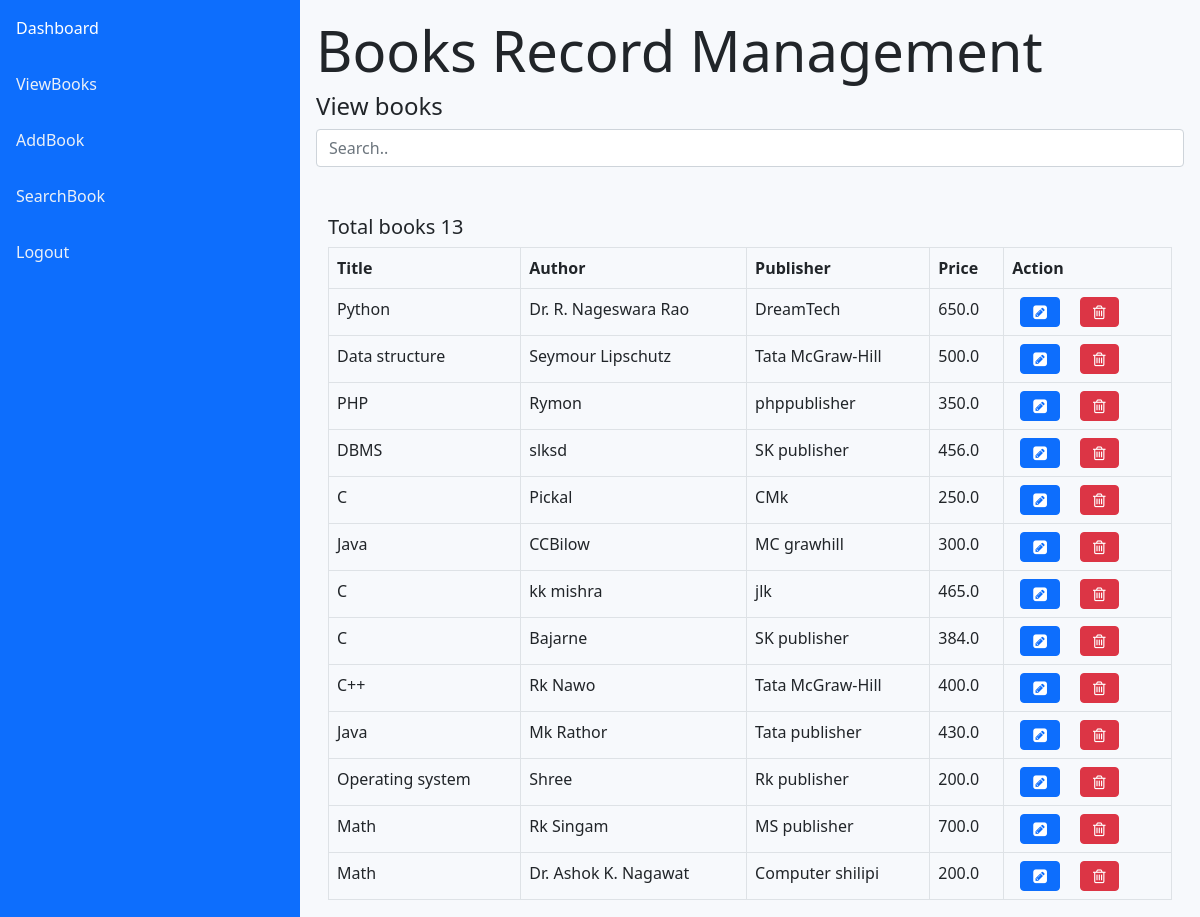
The app's page /books/view/ (signed in) with its own data.
### books/models.py (models this page shows)
class Book(models.Model):
    title = models.CharField(max_length = 50)
    price = models.FloatField()
    author = models.CharField(max_length = 50)
    publisher = models.CharField(max_length = 50)

### books/views.py (the view)
# urls.py: path('view/', views.viewBook),
@login_required(login_url='http://localhost:8000/books/userlogin/')
def viewBook(request):
    book_data = Book.objects.all()
    count_book = Book.objects.all().count()
    dict = {'book_data':book_data, 'count_book':count_book}
    res1 = render(request, 'books/view_book.html', dict)
    return res1

### templates/books/view_book.html (shortened to what this page needs)
<!DOCTYPE html>
{% load static %}
<html lang="en" dir="ltr">
  <head>
    <link rel="stylesheet" href="{% static 'own_css/bookstyle.css' %}">
    <link rel="stylesheet" href="{% static 'bootstrap/css/bootstrap.min.css' %}">
    <link rel="stylesheet" href="https://cdnjs.cloudflare.com/ajax/libs/font-awesome/4.7.0/css/font-awesome.min.css">
  </head>
  <body style="background-color: #f7f9fc;">
    <div id="header">
      <div class="sidebar">
        <a href="http://localhost:8000/books/home">Dashboard</a>
        <a href="http://localhost:8000/books/view">ViewBooks</a>
        <a href="http://localhost:8000/books/insert">AddBook</a>
        <a href="http://localhost:8000/books/search">SearchBook</a>
        <a href="http://localhost:8000/books/userlogout">Logout</a>
      </div>
    </div>
    <div id="content">
      <div id="heading" class="pt-3">
        <h1 class="display-4">Books Record Management</h1>
        <h4>View books</h4>
     <input class="form-control" id="myinput" type="text" placeholder="Search..">
    <div class="container pt-5">
      <div class="row">
        <div class="col">
          <div class="col-9"><h5>Total books {{count_book}}</h5></div>
          <table class="table table-bordered">
            <thead>
              <tr>
                <th>Title</th>
                <th>Author</th>
                <th>Publisher</th>
                <th>Price</th>
                <th>Action</th>
              </tr>
            </thead>
            <tbody class=" table table-responsive" id='mytable'>
                {% for data in book_data %}
                <tr>
                  <td>{{data.title}}</td>
                  <td>{{data.author}}</td>
                  <td>{{data.publisher}}</td>
                  <td>{{data.price}}</td>
                  <td>
                    <a href="http://localhost:8000/books/edit?bookid={{data.id}}"><i class="fa fa-pencil-square btn btn-primary" aria-hidden="true"></i></a>
                    <a href="http://localhost:8000/books/delete?bookid={{data.id}}"><i class="fa fa-trash-o btn btn-danger" aria-hidden="true"></i></a>
                  </td>
                </tr>
              {% endfor %}
            </tbody>
          </table>
        </div>
      </div>
    </div>
  </body>
</html>

### statics/own_css/bookstyle.css (style rules this page uses)
body { background-color: GREEN; }
.sidebar { width: 300px; height: 100%; overflow: auto; padding: 0; margin: 0; background-color: rgb(13, 110, 253); position: fixed; }
.sidebar a { color: #ebf0f7; text-decoration: none; padding: 16px; display: block; }
#content { margin-left: 300px; padding: 1px 16px; }

### records on screen
Book: title "Python", author "Dr. R. Nageswara Rao", publisher "DreamTech", price "650.0"
Book: title "Data structure", author "Seymour Lipschutz", publisher "Tata McGraw-Hill", price "500.0"
Book: title "PHP", author "Rymon", publisher "phppublisher", price "350.0"
Book: title "DBMS", author "slksd", publisher "SK publisher", price "456.0"
Book: title "C", author "Pickal", publisher "CMk", price "250.0"
Book: title "Java", author "CCBilow", publisher "MC grawhill", price "300.0"
Book: title "C", author "kk mishra", publisher "jlk", price "465.0"
Book: title "C", author "Bajarne", publisher "SK publisher", price "384.0"
Book: title "C++", author "Rk Nawo", publisher "Tata McGraw-Hill", price "400.0"
Book: title "Java", author "Mk Rathor", publisher "Tata publisher", price "430.0"
Book: title "Operating system", author "Shree", publisher "Rk publisher", price "200.0"
Book: title "Math", author "Rk Singam", publisher "MS publisher", price "700.0"
Book: title "Math", author "Dr. Ashok K. Nagawat", publisher "Computer shilipi", price "200.0"

### other values on screen
{{ count_book }} "13"
